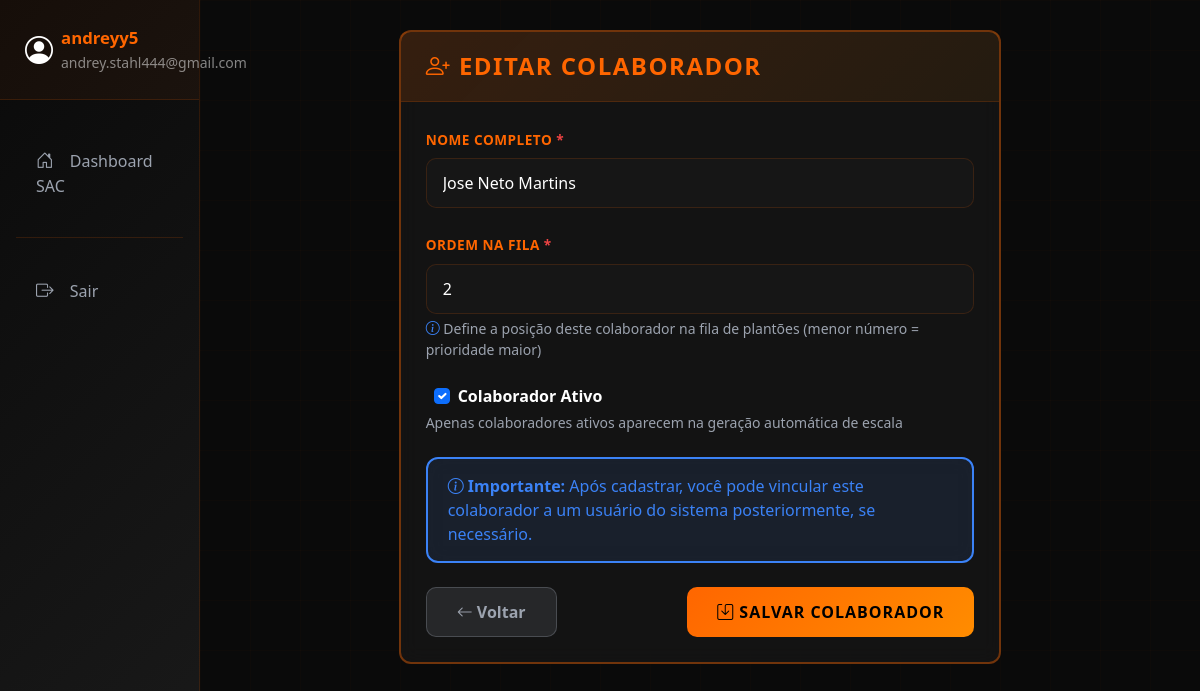
Before: /plantao/colaboradores/editar/2/ (signed in) with the older database file.
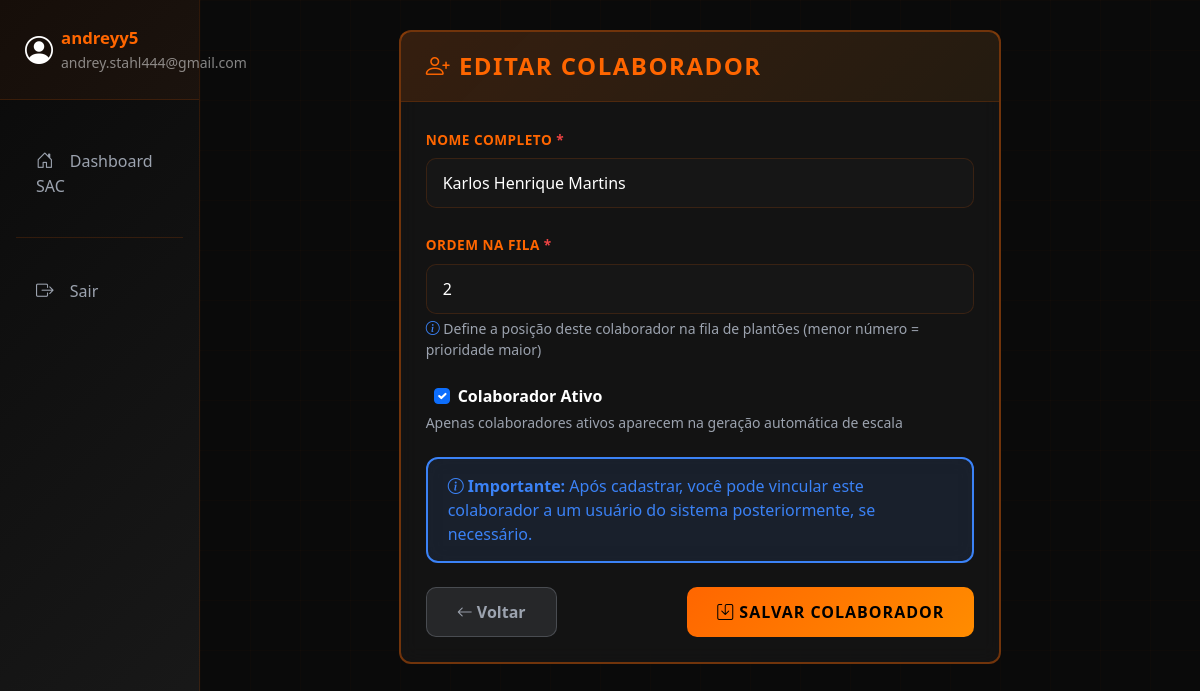
After: the same page with the newer database file.
### apps/plantao/models.py (models this page shows, shortened)
class Colaborador(models.Model):
    user = models.OneToOneField(User, on_delete=models.CASCADE, related_name='colaborador', null=True, blank=True)
    nome_completo = models.CharField(max_length=200)
    ativo = models.BooleanField(default=True)
    ordem_fila = models.IntegerField(default=0, help_text="Ordem na fila de plantões")
    class Meta:
        verbose_name = "Colaborador"
        verbose_name_plural = "Colaboradores"
        ordering = ['ordem_fila', 'nome_completo']

### apps/plantao/views.py (the view)
    def wrapper(request, *args, **kwargs):
        if not is_admin(request.user):
            messages.error(request, '🔒 Você não tem permissão para acessar esta página.')
            return redirect('dashboard')
        return view_func(request, *args, **kwargs)

### apps/plantao/forms.py
class ColaboradorForm(forms.ModelForm):
    class Meta:
        model = Colaborador
        fields = ['nome_completo', 'ativo', 'ordem_fila']
        widgets = {
            'nome_completo': forms.TextInput(attrs={
                'class': 'form-control',
                'placeholder': 'Nome completo do colaborador'
            }),
            'ativo': forms.CheckboxInput(attrs={
                'class': 'form-check-input'
            }),
            'ordem_fila': forms.NumberInput(attrs={
                'class': 'form-control',
                'min': 0,
                'help_text': 'Ordem na fila de plantões'
            }),
        }

### apps/plantao/views.py (called while the page is built)
def is_admin(user):
    return user.groups.filter(name='Administrador').exists() or user.is_superuser

def get_user_colaborador(user):
    try:
        return Colaborador.objects.get(user=user)
    except Colaborador.DoesNotExist:
        return None

### templates/dashboard/cadastrar_colaborador.html (shortened to what this page needs)
{% extends 'base.html' %}
{% block content %}
<div class="row justify-content-center">
    <div class="col-md-8">
        <div class="card" style="border: 2px solid rgba(255, 102, 0, 0.4);">
            <div class="card-header" style="background: linear-gradient(135deg, rgba(255, 102, 0, 0.15) 0%, rgba(255, 140, 0, 0.08) 100%);">
                <h4 class="mb-0" style="color: #ff6600; font-weight: 700; text-transform: uppercase; letter-spacing: 1.5px;">
                    <i class="bi bi-person-plus"></i> {{ titulo }}
                </h4>
            </div>
            <div class="card-body">
                <form method="post">
                    <div class="mb-4">
                        <label for="{{ form.nome_completo.id_for_label }}" class="form-label">
                            Nome Completo
                            <span style="color: #ef4444;">*</span>
                        </label>
                        {{ form.nome_completo }}
                    </div>
                    <div class="mb-4">
                        <label for="{{ form.ordem_fila.id_for_label }}" class="form-label">
                            Ordem na Fila
                            <span style="color: #ef4444;">*</span>
                        </label>
                        {{ form.ordem_fila }}
                        <small class="text-muted d-block mt-1">
                            <i class="bi bi-info-circle" style="color: #3b82f6;"></i>
                            Define a posição deste colaborador na fila de plantões (menor número = prioridade maior)
                        </small>
                    </div>
                    <div class="mb-4">
                        <div class="form-check" style="padding-left: 2rem;">
                            {{ form.ativo }}
                            <label class="form-check-label" for="{{ form.ativo.id_for_label }}" style="color: #ffffff; font-weight: 600;">
                                Colaborador Ativo
                            </label>
                        </div>
                        <small class="text-muted d-block mt-1">
                            Apenas colaboradores ativos aparecem na geração automática de escala
                        </small>
                    </div>
                    <div class="alert alert-info" style="border: 2px solid #3b82f6; background: rgba(59, 130, 246, 0.1);">
                        <i class="bi bi-info-circle" style="color: #3b82f6;"></i>
                        <strong style="color: #3b82f6;">Importante:</strong> Após cadastrar, você pode vincular este colaborador a um usuário do sistema posteriormente, se necessário.
                    </div>
                    <div class="d-flex justify-content-between mt-4">
                        <a href="{% url 'gerenciar_colaboradores' %}" class="btn btn-secondary">
                            <i class="bi bi-arrow-left"></i> Voltar
                        </a>
                        <button type="submit" class="btn btn-primary">
                            <i class="bi bi-save"></i> Salvar Colaborador
                        </button>
                    </div>
                </form>
            </div>
        </div>
    </div>
</div>
{% endblock %}

Changed rows visible on the page:
changed Colaborador: nome_completo "Jose Neto Martins" → "Karlos Henrique Martins"
